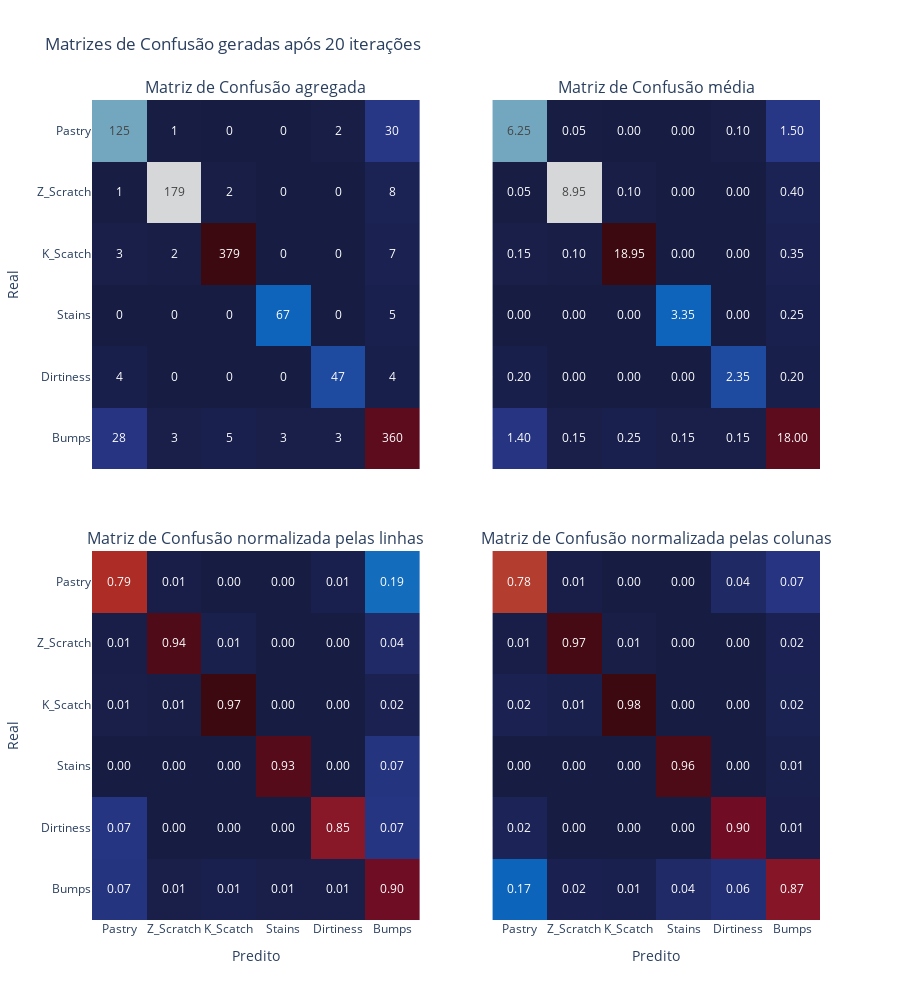

The cell this chart's notebook holds for it:
### Code cell
plot_confusion_matrix(dt_imb_res, export=False, filename='dt_bal_cm', path='../figs/metrics_ensemble')

### Figure 1 — Plotly figure (JSON) as saved in the notebook; plotly's stock layout.template omitted (floating-point values rounded to 4 significant figures)
{"data": [{"colorscale": [[0, "rgb(23, 28, 66)"], [0.09091, "rgb(41, 58, 143)"], [0.1818, "rgb(11, 102, 189)"], [0.2727, "rgb(69, 144, 185)"], [0.3636, "rgb(142, 181, 194)"], [0.4545, "rgb(210, 216, 219)"], [0.5455, "rgb(230, 210, 204)"], [0.6364, "rgb(213, 157, 137)"], [0.7273, "rgb(196, 101, 72)"], [0.8182, "rgb(172, 43, 36)"], [0.9091, "rgb(120, 14, 40)"], [1, "rgb(60, 9, 17)"]], "showscale": false, "text": [[125, 1, 0, 0, 2, 30], [1, 179, 2, 0, 0, 8], [3, 2, 379, 0, 0, 7], [0, 0, 0, 67, 0, 5], [4, 0, 0, 0, 47, 4], [28, 3, 5, 3, 3, 360]], "texttemplate": "%{text}", "type": "heatmap", "x": ["Pastry", "Z_Scratch", "K_Scatch", "Stains", "Dirtiness", "Bumps"], "xaxis": "x", "y": ["Pastry", "Z_Scratch", "K_Scatch", "Stains", "Dirtiness", "Bumps"], "yaxis": "y", "z": [[125, 1, 0, 0, 2, 30], [1, 179, 2, 0, 0, 8], [3, 2, 379, 0, 0, 7], [0, 0, 0, 67, 0, 5], [4, 0, 0, 0, 47, 4], [28, 3, 5, 3, 3, 360]]}, {"colorscale": [[0, "rgb(23, 28, 66)"], [0.09091, "rgb(41, 58, 143)"], [0.1818, "rgb(11, 102, 189)"], [0.2727, "rgb(69, 144, 185)"], [0.3636, "rgb(142, 181, 194)"], [0.4545, "rgb(210, 216, 219)"], [0.5455, "rgb(230, 210, 204)"], [0.6364, "rgb(213, 157, 137)"], [0.7273, "rgb(196, 101, 72)"], [0.8182, "rgb(172, 43, 36)"], [0.9091, "rgb(120, 14, 40)"], [1, "rgb(60, 9, 17)"]], "showscale": false, "text": [[6.25, 0.05, 0, 0, 0.1, 1.5], [0.05, 8.95, 0.1, 0, 0, 0.4], [0.15, 0.1, 18.95, 0, 0, 0.35], [0, 0, 0, 3.35, 0, 0.25], [0.2, 0, 0, 0, 2.35, 0.2], [1.4, 0.15, 0.25, 0.15, 0.15, 18]], "texttemplate": "%{text:.2f}", "type": "heatmap", "x": ["Pastry", "Z_Scratch", "K_Scatch", "Stains", "Dirtiness", "Bumps"], "xaxis": "x2", "y": ["Pastry", "Z_Scratch", "K_Scatch", "Stains", "Dirtiness", "Bumps"], "yaxis": "y2", "z": [[6.25, 0.05, 0, 0, 0.1, 1.5], [0.05, 8.95, 0.1, 0, 0, 0.4], [0.15, 0.1, 18.95, 0, 0, 0.35], [0, 0, 0, 3.35, 0, 0.25], [0.2, 0, 0, 0, 2.35, 0.2], [1.4, 0.15, 0.25, 0.15, 0.15, 18]]}, {"colorscale": [[0, "rgb(23, 28, 66)"], [0.09091, "rgb(41, 58, 143)"], [0.1818, "rgb(11, 102, 189)"], [0.2727, "rgb(69, 144, 185)"], [0.3636, "rgb(142, 181, 194)"], [0.4545, "rgb(210, 216, 219)"], [0.5455, "rgb(230, 210, 204)"], [0.6364, "rgb(213, 157, 137)"], [0.7273, "rgb(196, 101, 72)"], [0.8182, "rgb(172, 43, 36)"], [0.9091, "rgb(120, 14, 40)"], [1, "rgb(60, 9, 17)"]], "showscale": false, "text": [[0.7911, 0.006329, 0, 0, 0.01266, 0.1899], [0.005263, 0.9421, 0.01053, 0, 0, 0.04211], [0.007673, 0.005115, 0.9693, 0, 0, 0.0179], [0, 0, 0, 0.9306, 0, 0.06944], [0.07273, 0, 0, 0, 0.8545, 0.07273], [0.06965, 0.007463, 0.01244, 0.007463, 0.007463, 0.8955]], "texttemplate": "%{text:.2f}", "type": "heatmap", "x": ["Pastry", "Z_Scratch", "K_Scatch", "Stains", "Dirtiness", "Bumps"], "xaxis": "x3", "y": ["Pastry", "Z_Scratch", "K_Scatch", "Stains", "Dirtiness", "Bumps"], "yaxis": "y3", "z": [[0.7911, 0.006329, 0, 0, 0.01266, 0.1899], [0.005263, 0.9421, 0.01053, 0, 0, 0.04211], [0.007673, 0.005115, 0.9693, 0, 0, 0.0179], [0, 0, 0, 0.9306, 0, 0.06944], [0.07273, 0, 0, 0, 0.8545, 0.07273], [0.06965, 0.007463, 0.01244, 0.007463, 0.007463, 0.8955]]}, {"colorscale": [[0, "rgb(23, 28, 66)"], [0.09091, "rgb(41, 58, 143)"], [0.1818, "rgb(11, 102, 189)"], [0.2727, "rgb(69, 144, 185)"], [0.3636, "rgb(142, 181, 194)"], [0.4545, "rgb(210, 216, 219)"], [0.5455, "rgb(230, 210, 204)"], [0.6364, "rgb(213, 157, 137)"], [0.7273, "rgb(196, 101, 72)"], [0.8182, "rgb(172, 43, 36)"], [0.9091, "rgb(120, 14, 40)"], [1, "rgb(60, 9, 17)"]], "showscale": false, "text": [[0.7764, 0.005405, 0, 0, 0.03846, 0.07246], [0.006211, 0.9676, 0.005181, 0, 0, 0.01932], [0.01863, 0.01081, 0.9819, 0, 0, 0.01691], [0, 0, 0, 0.9571, 0, 0.01208], [0.02484, 0, 0, 0, 0.9038, 0.009662], [0.1739, 0.01622, 0.01295, 0.04286, 0.05769, 0.8696]], "texttemplate": "%{text:.2f}", "type": "heatmap", "x": ["Pastry", "Z_Scratch", "K_Scatch", "Stains", "Dirtiness", "Bumps"], "xaxis": "x4", "y": ["Pastry", "Z_Scratch", "K_Scatch", "Stains", "Dirtiness", "Bumps"], "yaxis": "y4", "z": [[0.7764, 0.005405, 0, 0, 0.03846, 0.07246], [0.006211, 0.9676, 0.005181, 0, 0, 0.01932], [0.01863, 0.01081, 0.9819, 0, 0, 0.01691], [0, 0, 0, 0.9571, 0, 0.01208], [0.02484, 0, 0, 0, 0.9038, 0.009662], [0.1739, 0.01622, 0.01295, 0.04286, 0.05769, 0.8696]]}], "layout": {"annotations": [{"font": {"size": 16}, "showarrow": false, "text": "Matriz de Confusão agregada", "x": 0.225, "xanchor": "center", "xref": "paper", "y": 1, "yanchor": "bottom", "yref": "paper"}, {"font": {"size": 16}, "showarrow": false, "text": "Matriz de Confusão média", "x": 0.775, "xanchor": "center", "xref": "paper", "y": 1, "yanchor": "bottom", "yref": "paper"}, {"font": {"size": 16}, "showarrow": false, "text": "Matriz de Confusão normalizada pelas linhas", "x": 0.225, "xanchor": "center", "xref": "paper", "y": 0.45, "yanchor": "bottom", "yref": "paper"}, {"font": {"size": 16}, "showarrow": false, "text": "Matriz de Confusão normalizada pelas colunas", "x": 0.775, "xanchor": "center", "xref": "paper", "y": 0.45, "yanchor": "bottom", "yref": "paper"}], "autosize": true, "height": 1000, "title": {"text": "Matrizes de Confusão geradas após 20 iterações"}, "xaxis": {"anchor": "y", "domain": [0, 0.45], "matches": "x3", "showticklabels": false}, "xaxis2": {"anchor": "y2", "domain": [0.55, 1], "matches": "x4", "showticklabels": false}, "xaxis3": {"anchor": "y3", "domain": [0, 0.45], "title": {"text": "Predito"}}, "xaxis4": {"anchor": "y4", "domain": [0.55, 1], "title": {"text": "Predito"}}, "yaxis": {"anchor": "x", "autorange": "reversed", "domain": [0.55, 1], "title": {"text": "Real"}}, "yaxis2": {"anchor": "x2", "autorange": "reversed", "domain": [0.55, 1], "matches": "y", "showticklabels": false}, "yaxis3": {"anchor": "x3", "autorange": "reversed", "domain": [0, 0.45], "title": {"text": "Real"}}, "yaxis4": {"anchor": "x4", "domain": [0, 0.45], "matches": "y3", "showticklabels": false}}}
